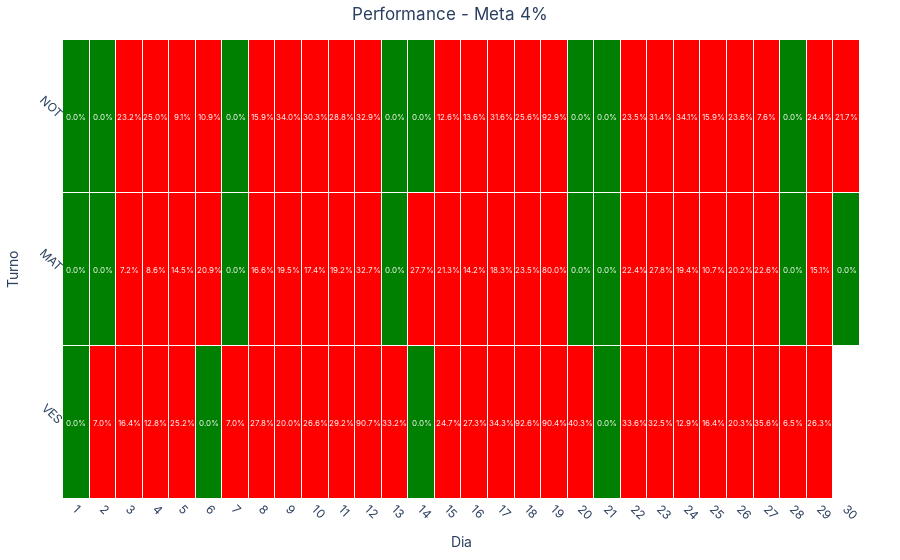

Write notebook code for a chart like this one.
### Code cell
# cSpell: disable=invalid-name
def graph_heatmap_perf_v2(dataframe: pd.DataFrame, meta: int):
    # Converter 'data_registro' para datetime e criar uma nova coluna 'data_turno'

    dataframe["data_registro"] = pd.to_datetime(dataframe["data_registro"])

    dataframe["data_turno"] = dataframe["data_registro"].dt.strftime("%Y-%m-%d")

    # Agrupar por 'data_turno' e 'turno' e calcular a média da eficiência

    df_grouped = (
        dataframe.groupby(["data_turno", "turno"], observed=False)["performance"]
        .mean()
        .reset_index()
    )

    # Remodelar os dados para o formato de heatmap

    df_pivot = df_grouped.pivot(index="turno", columns="data_turno", values="performance")

    # Reordenar o índice do DataFrame
    df_pivot = df_pivot.reindex(["VES", "MAT", "NOT"])

    # Criar escala de cores personalizada
    colors = [[0, "green"], [0.04, "green"], [0.04, "red"], [1, "red"]]

    # Extrair apenas o dia da data
    df_pivot.columns = pd.to_datetime(df_pivot.columns).day

    # Criar o gráfico de calor
    fig = go.Figure(
        data=go.Heatmap(
            z=df_pivot.values,
            x=df_pivot.columns,
            y=df_pivot.index,
            colorscale=colors,
            zmin=0,
            zmax=1,  # Escala de valores de 0 a 1
            hoverongaps=False,
            hovertemplate="Turno: %{y}<br>Dia: %{x}<br>Valor: %{z:.1%}",
            showscale=False,  # Não mostrar a escala de cores
            xgap=1,  # Espaçamento entre os dias
            ygap=1,  # Espaçamento entre os turnos
        )
    )

    # Adicionar anotações com a média da eficiência
    for (i, j), value in np.ndenumerate(df_pivot.values):
        fig.add_annotation(
            x=df_pivot.columns[j],
            y=df_pivot.index[i],
            text=f"{value:.1%}",
            showarrow=False,
            font=dict(color="white", size=8),
        )

    # Definir o título do gráfico
    fig.update_layout(
        title=f"Performance - Meta {meta}%",
        xaxis_title="Dia",
        yaxis_title="Turno",
        title_x=0.5,  # Centralizar o título
        xaxis_nticks=31,  # Definir o número de dias
        xaxis=dict(
            tickmode="linear",
            tickvals=list(range(1, 32)),  # Definir os dias
            ticktext=list(range(1, 32)),  # Definir os dias
            tickangle=45,  # Rotacionar os dias
        ),
        yaxis=dict(
            tickmode="linear",
            tickangle=45,
        ),
        plot_bgcolor="white",
        margin=dict(t=40, b=40, l=40, r=40),
        font=dict({"family": "Inter"}),
    )

    fig.show()


graph_heatmap_perf_v2(df_perf, 4)

### Figure 1 — Plotly figure (JSON) as saved in the notebook; plotly's stock layout.template omitted (floating-point values rounded to 4 significant figures)
{"data": [{"colorscale": [[0, "green"], [0.04, "green"], [0.04, "red"], [1, "red"]], "hoverongaps": false, "hovertemplate": "Turno: %{y}<br>Dia: %{x}<br>Valor: %{z:.1%}", "showscale": false, "type": "heatmap", "x": [1, 2, 3, 4, 5, 6, 7, 8, 9, 10, 11, 12, 13, 14, 15, 16, 17, 18, 19, 20, 21, 22, 23, 24, 25, 26, 27, 28, 29, 30], "xgap": 1, "y": ["VES", "MAT", "NOT"], "ygap": 1, "z": [[0, 0.06964, 0.1636, 0.1282, 0.2516, 0, 0.06994, 0.2783, 0.2004, 0.2658, 0.2922, 0.9068, 0.3321, 0, 0.2474, 0.2733, 0.3429, 0.9265, 0.9045, 0.4026, 0, 0.336, 0.3253, 0.1288, 0.1644, 0.2026, 0.3558, 0.06474, 0.2633, null], [0, 0, 0.07205, 0.08559, 0.1451, 0.2091, 0, 0.1658, 0.1946, 0.1738, 0.1917, 0.3266, 0, 0.2769, 0.2132, 0.142, 0.1832, 0.2346, 0.8, 0, 0, 0.2244, 0.2778, 0.1939, 0.1072, 0.2018, 0.226, 0, 0.1508, 0], [0, 0, 0.2318, 0.2496, 0.09094, 0.1087, 0, 0.1588, 0.3403, 0.3026, 0.2881, 0.3295, 0, 0, 0.1264, 0.1363, 0.3164, 0.2556, 0.9286, 0, 0, 0.235, 0.3138, 0.3412, 0.1591, 0.2355, 0.07628, 0, 0.2442, 0.2167]], "zmax": 1, "zmin": 0}], "layout": {"annotations": [{"font": {"color": "white", "size": 8}, "showarrow": false, "text": "0.0%", "x": 1, "y": "VES"}, {"font": {"color": "white", "size": 8}, "showarrow": false, "text": "7.0%", "x": 2, "y": "VES"}, {"font": {"color": "white", "size": 8}, "showarrow": false, "text": "16.4%", "x": 3, "y": "VES"}, {"font": {"color": "white", "size": 8}, "showarrow": false, "text": "12.8%", "x": 4, "y": "VES"}, {"font": {"color": "white", "size": 8}, "showarrow": false, "text": "25.2%", "x": 5, "y": "VES"}, {"font": {"color": "white", "size": 8}, "showarrow": false, "text": "0.0%", "x": 6, "y": "VES"}, {"font": {"color": "white", "size": 8}, "showarrow": false, "text": "7.0%", "x": 7, "y": "VES"}, {"font": {"color": "white", "size": 8}, "showarrow": false, "text": "27.8%", "x": 8, "y": "VES"}, {"font": {"color": "white", "size": 8}, "showarrow": false, "text": "20.0%", "x": 9, "y": "VES"}, {"font": {"color": "white", "size": 8}, "showarrow": false, "text": "26.6%", "x": 10, "y": "VES"}, {"font": {"color": "white", "size": 8}, "showarrow": false, "text": "29.2%", "x": 11, "y": "VES"}, {"font": {"color": "white", "size": 8}, "showarrow": false, "text": "90.7%", "x": 12, "y": "VES"}, {"font": {"color": "white", "size": 8}, "showarrow": false, "text": "33.2%", "x": 13, "y": "VES"}, {"font": {"color": "white", "size": 8}, "showarrow": false, "text": "0.0%", "x": 14, "y": "VES"}, {"font": {"color": "white", "size": 8}, "showarrow": false, "text": "24.7%", "x": 15, "y": "VES"}, {"font": {"color": "white", "size": 8}, "showarrow": false, "text": "27.3%", "x": 16, "y": "VES"}, {"font": {"color": "white", "size": 8}, "showarrow": false, "text": "34.3%", "x": 17, "y": "VES"}, {"font": {"color": "white", "size": 8}, "showarrow": false, "text": "92.6%", "x": 18, "y": "VES"}, {"font": {"color": "white", "size": 8}, "showarrow": false, "text": "90.4%", "x": 19, "y": "VES"}, {"font": {"color": "white", "size": 8}, "showarrow": false, "text": "40.3%", "x": 20, "y": "VES"}, {"font": {"color": "white", "size": 8}, "showarrow": false, "text": "0.0%", "x": 21, "y": "VES"}, {"font": {"color": "white", "size": 8}, "showarrow": false, "text": "33.6%", "x": 22, "y": "VES"}, {"font": {"color": "white", "size": 8}, "showarrow": false, "text": "32.5%", "x": 23, "y": "VES"}, {"font": {"color": "white", "size": 8}, "showarrow": false, "text": "12.9%", "x": 24, "y": "VES"}, {"font": {"color": "white", "size": 8}, "showarrow": false, "text": "16.4%", "x": 25, "y": "VES"}, {"font": {"color": "white", "size": 8}, "showarrow": false, "text": "20.3%", "x": 26, "y": "VES"}, {"font": {"color": "white", "size": 8}, "showarrow": false, "text": "35.6%", "x": 27, "y": "VES"}, {"font": {"color": "white", "size": 8}, "showarrow": false, "text": "6.5%", "x": 28, "y": "VES"}, {"font": {"color": "white", "size": 8}, "showarrow": false, "text": "26.3%", "x": 29, "y": "VES"}, {"font": {"color": "white", "size": 8}, "showarrow": false, "text": "nan%", "x": 30, "y": "VES"}, {"font": {"color": "white", "size": 8}, "showarrow": false, "text": "0.0%", "x": 1, "y": "MAT"}, {"font": {"color": "white", "size": 8}, "showarrow": false, "text": "0.0%", "x": 2, "y": "MAT"}, {"font": {"color": "white", "size": 8}, "showarrow": false, "text": "7.2%", "x": 3, "y": "MAT"}, {"font": {"color": "white", "size": 8}, "showarrow": false, "text": "8.6%", "x": 4, "y": "MAT"}, {"font": {"color": "white", "size": 8}, "showarrow": false, "text": "14.5%", "x": 5, "y": "MAT"}, {"font": {"color": "white", "size": 8}, "showarrow": false, "text": "20.9%", "x": 6, "y": "MAT"}, {"font": {"color": "white", "size": 8}, "showarrow": false, "text": "0.0%", "x": 7, "y": "MAT"}, {"font": {"color": "white", "size": 8}, "showarrow": false, "text": "16.6%", "x": 8, "y": "MAT"}, {"font": {"color": "white", "size": 8}, "showarrow": false, "text": "19.5%", "x": 9, "y": "MAT"}, {"font": {"color": "white", "size": 8}, "showarrow": false, "text": "17.4%", "x": 10, "y": "MAT"}, {"font": {"color": "white", "size": 8}, "showarrow": false, "text": "19.2%", "x": 11, "y": "MAT"}, {"font": {"color": "white", "size": 8}, "showarrow": false, "text": "32.7%", "x": 12, "y": "MAT"}, {"font": {"color": "white", "size": 8}, "showarrow": false, "text": "0.0%", "x": 13, "y": "MAT"}, {"font": {"color": "white", "size": 8}, "showarrow": false, "text": "27.7%", "x": 14, "y": "MAT"}, {"font": {"color": "white", "size": 8}, "showarrow": false, "text": "21.3%", "x": 15, "y": "MAT"}, {"font": {"color": "white", "size": 8}, "showarrow": false, "text": "14.2%", "x": 16, "y": "MAT"}, {"font": {"color": "white", "size": 8}, "showarrow": false, "text": "18.3%", "x": 17, "y": "MAT"}, {"font": {"color": "white", "size": 8}, "showarrow": false, "text": "23.5%", "x": 18, "y": "MAT"}, {"font": {"color": "white", "size": 8}, "showarrow": false, "text": "80.0%", "x": 19, "y": "MAT"}, {"font": {"color": "white", "size": 8}, "showarrow": false, "text": "0.0%", "x": 20, "y": "MAT"}, {"font": {"color": "white", "size": 8}, "showarrow": false, "text": "0.0%", "x": 21, "y": "MAT"}, {"font": {"color": "white", "size": 8}, "showarrow": false, "text": "22.4%", "x": 22, "y": "MAT"}, {"font": {"color": "white", "size": 8}, "showarrow": false, "text": "27.8%", "x": 23, "y": "MAT"}, {"font": {"color": "white", "size": 8}, "showarrow": false, "text": "19.4%", "x": 24, "y": "MAT"}, {"font": {"color": "white", "size": 8}, "showarrow": false, "text": "10.7%", "x": 25, "y": "MAT"}, {"font": {"color": "white", "size": 8}, "showarrow": false, "text": "20.2%", "x": 26, "y": "MAT"}, {"font": {"color": "white", "size": 8}, "showarrow": false, "text": "22.6%", "x": 27, "y": "MAT"}, {"font": {"color": "white", "size": 8}, "showarrow": false, "text": "0.0%", "x": 28, "y": "MAT"}, {"font": {"color": "white", "size": 8}, "showarrow": false, "text": "15.1%", "x": 29, "y": "MAT"}, {"font": {"color": "white", "size": 8}, "showarrow": false, "text": "0.0%", "x": 30, "y": "MAT"}, {"font": {"color": "white", "size": 8}, "showarrow": false, "text": "0.0%", "x": 1, "y": "NOT"}, {"font": {"color": "white", "size": 8}, "showarrow": false, "text": "0.0%", "x": 2, "y": "NOT"}, {"font": {"color": "white", "size": 8}, "showarrow": false, "text": "23.2%", "x": 3, "y": "NOT"}, {"font": {"color": "white", "size": 8}, "showarrow": false, "text": "25.0%", "x": 4, "y": "NOT"}, {"font": {"color": "white", "size": 8}, "showarrow": false, "text": "9.1%", "x": 5, "y": "NOT"}, {"font": {"color": "white", "size": 8}, "showarrow": false, "text": "10.9%", "x": 6, "y": "NOT"}, {"font": {"color": "white", "size": 8}, "showarrow": false, "text": "0.0%", "x": 7, "y": "NOT"}, {"font": {"color": "white", "size": 8}, "showarrow": false, "text": "15.9%", "x": 8, "y": "NOT"}, {"font": {"color": "white", "size": 8}, "showarrow": false, "text": "34.0%", "x": 9, "y": "NOT"}, {"font": {"color": "white", "size": 8}, "showarrow": false, "text": "30.3%", "x": 10, "y": "NOT"}, {"font": {"color": "white", "size": 8}, "showarrow": false, "text": "28.8%", "x": 11, "y": "NOT"}, {"font": {"color": "white", "size": 8}, "showarrow": false, "text": "32.9%", "x": 12, "y": "NOT"}, {"font": {"color": "white", "size": 8}, "showarrow": false, "text": "0.0%", "x": 13, "y": "NOT"}, {"font": {"color": "white", "size": 8}, "showarrow": false, "text": "0.0%", "x": 14, "y": "NOT"}, {"font": {"color": "white", "size": 8}, "showarrow": false, "text": "12.6%", "x": 15, "y": "NOT"}, {"font": {"color": "white", "size": 8}, "showarrow": false, "text": "13.6%", "x": 16, "y": "NOT"}, {"font": {"color": "white", "size": 8}, "showarrow": false, "text": "31.6%", "x": 17, "y": "NOT"}, {"font": {"color": "white", "size": 8}, "showarrow": false, "text": "25.6%", "x": 18, "y": "NOT"}, {"font": {"color": "white", "size": 8}, "showarrow": false, "text": "92.9%", "x": 19, "y": "NOT"}, {"font": {"color": "white", "size": 8}, "showarrow": false, "text": "0.0%", "x": 20, "y": "NOT"}, {"font": {"color": "white", "size": 8}, "showarrow": false, "text": "0.0%", "x": 21, "y": "NOT"}, {"font": {"color": "white", "size": 8}, "showarrow": false, "text": "23.5%", "x": 22, "y": "NOT"}, {"font": {"color": "white", "size": 8}, "showarrow": false, "text": "31.4%", "x": 23, "y": "NOT"}, {"font": {"color": "white", "size": 8}, "showarrow": false, "text": "34.1%", "x": 24, "y": "NOT"}, {"font": {"color": "white", "size": 8}, "showarrow": false, "text": "15.9%", "x": 25, "y": "NOT"}, {"font": {"color": "white", "size": 8}, "showarrow": false, "text": "23.6%", "x": 26, "y": "NOT"}, {"font": {"color": "white", "size": 8}, "showarrow": false, "text": "7.6%", "x": 27, "y": "NOT"}, {"font": {"color": "white", "size": 8}, "showarrow": false, "text": "0.0%", "x": 28, "y": "NOT"}, {"font": {"color": "white", "size": 8}, "showarrow": false, "text": "24.4%", "x": 29, "y": "NOT"}, {"font": {"color": "white", "size": 8}, "showarrow": false, "text": "21.7%", "x": 30, "y": "NOT"}], "font": {"family": "Inter"}, "margin": {"b": 40, "l": 40, "r": 40, "t": 40}, "plot_bgcolor": "white", "title": {"text": "Performance - Meta 4%", "x": 0.5}, "xaxis": {"nticks": 31, "tickangle": 45, "tickmode": "linear", "ticktext": [1, 2, 3, 4, 5, 6, 7, 8, 9, 10, 11, 12, 13, 14, 15, 16, 17, 18, 19, 20, 21, 22, 23, 24, 25, 26, 27, 28, 29, 30, 31], "tickvals": [1, 2, 3, 4, 5, 6, 7, 8, 9, 10, 11, 12, 13, 14, 15, 16, 17, 18, 19, 20, 21, 22, 23, 24, 25, 26, 27, 28, 29, 30, 31], "title": {"text": "Dia"}}, "yaxis": {"tickangle": 45, "tickmode": "linear", "title": {"text": "Turno"}}}}
